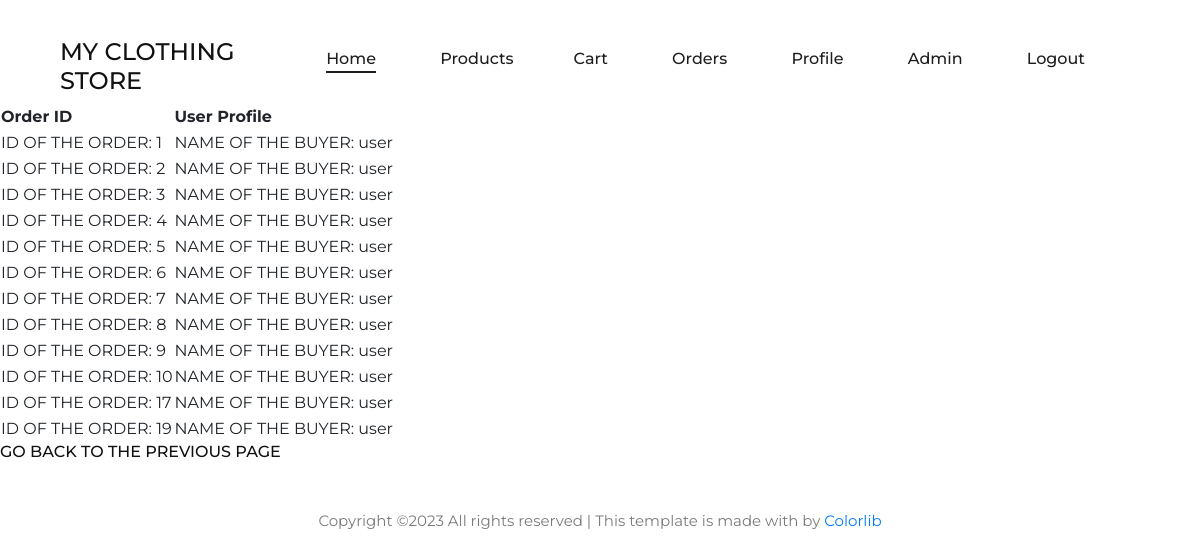
/order/ (signed in), run on the app's committed database.
### cart/models.py (models this page shows, shortened)
class Order(models.Model):
    user_profile = models.ForeignKey(UserProfile, on_delete=models.CASCADE)
    cart = models.ForeignKey(Cart, on_delete=models.CASCADE)
    cart_items = models.ManyToManyField(CartItem)
    created_at = models.DateTimeField(auto_now_add=True)

class UserProfile(models.Model):
    user = models.OneToOneField(User, on_delete=models.CASCADE)
    def __str__(self):
        return self.user.username

### cart/views.py (the view)
# urls.py: path('order/', views.orders, name='order'),
@login_required
def orders(request):
    user_profile = UserProfile.objects.get(user=request.user)
    orders = Order.objects.filter(user_profile=user_profile)
    cart = Cart.objects.get(user=request.user)
    cart_items = CartItem.objects.filter(cart=cart)
    context = {
        'orders': orders,
        'cart_items':cart_items
    }
    return render(request, 'order.html', context)

### templates/order.html (shortened to what this page needs)
{% extends 'base.html' %}
{% load static %}
{% block content %}
  <table>
    <thead>
      <tr>
        <th>Order ID</th>
        <th>User Profile</th>
      </tr>
    </thead>
    <tbody>
      {% for order in orders %}
        <tr>
          <td>ID OF THE ORDER:   {{ order.id }}</td>
          <td>NAME OF THE BUYER:  {{ order.user_profile }}</td>
        </tr>
      {% endfor %}
    </tbody>
  </table>
  <h6>GO BACK TO THE PREVIOUS PAGE </h6>
{% endblock %}

### static/css/style.css (style rules this page uses)
html, body { height: 100%; font-family: "Montserrat", sans-serif; -webkit-font-smoothing: antialiased; font-smoothing: antialiased; background: none; }
h1, h2, h3, h4, h5, h6 { margin: 0; color: #111111; font-weight: 500; font-family: "Montserrat", sans-serif; }
h6 { font-size: 16px; }

### data on the page
Order: id "1", user_profile "user"
Order: id "2", user_profile "user"
Order: id "3", user_profile "user"
Order: id "4", user_profile "user"
Order: id "5", user_profile "user"
Order: id "6", user_profile "user"
Order: id "7", user_profile "user"
Order: id "8", user_profile "user"
Order: id "9", user_profile "user"
Order: id "10", user_profile "user"
Order: id "17", user_profile "user"
Order: id "19", user_profile "user"
